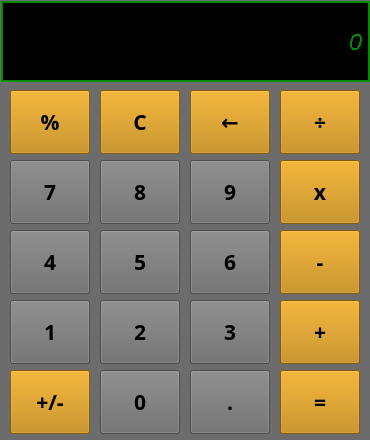
<?xml version="1.0" encoding="UTF-8"?>
<ui version="4.0">
 <class>MainWindow</class>
 <widget class="QMainWindow" name="MainWindow">
  <property name="geometry">
   <rect>
    <x>0</x>
    <y>0</y>
    <width>370</width>
    <height>440</height>
   </rect>
  </property>
  <property name="minimumSize">
   <size>
    <width>370</width>
    <height>440</height>
   </size>
  </property>
  <property name="maximumSize">
   <size>
    <width>370</width>
    <height>440</height>
   </size>
  </property>
  <property name="windowTitle">
   <string>Calculator</string>
  </property>
  <widget class="QWidget" name="centralwidget">
   <property name="styleSheet">
    <string notr="true">background-color: rgb(108, 108, 108);</string>
   </property>
   <widget class="QLabel" name="resultWindow">
    <property name="geometry">
     <rect>
      <x>1</x>
      <y>1</y>
      <width>369</width>
      <height>81</height>
     </rect>
    </property>
    <property name="font">
     <font>
      <family>MS Sans Serif</family>
      <pointsize>17</pointsize>
      <weight>50</weight>
      <italic>true</italic>
      <bold>false</bold>
      <stylestrategy>NoAntialias</stylestrategy>
      <kerning>true</kerning>
     </font>
    </property>
    <property name="styleSheet">
     <string notr="true">color: rgb(0, 141, 0);
background-color: rgb(0, 0, 0);</string>
    </property>
    <property name="frameShape">
     <enum>QFrame::Box</enum>
    </property>
    <property name="frameShadow">
     <enum>QFrame::Plain</enum>
    </property>
    <property name="lineWidth">
     <number>2</number>
    </property>
    <property name="text">
     <string>0</string>
    </property>
    <property name="alignment">
     <set>Qt::AlignRight|Qt::AlignTrailing|Qt::AlignVCenter</set>
    </property>
   </widget>
   <widget class="QPushButton" name="Yuzde">
    <property name="geometry">
     <rect>
      <x>10</x>
      <y>90</y>
      <width>80</width>
      <height>64</height>
     </rect>
    </property>
    <property name="font">
     <font>
      <family>Marcellus</family>
      <pointsize>16</pointsize>
      <weight>75</weight>
      <bold>true</bold>
     </font>
    </property>
    <property name="styleSheet">
     <string notr="true">background-color: rgb(190, 127, 0);</string>
    </property>
    <property name="text">
     <string>%</string>
    </property>
   </widget>
   <widget class="QPushButton" name="clear">
    <property name="geometry">
     <rect>
      <x>100</x>
      <y>90</y>
      <width>80</width>
      <height>64</height>
     </rect>
    </property>
    <property name="font">
     <font>
      <family>Marcellus</family>
      <pointsize>16</pointsize>
      <weight>75</weight>
      <italic>false</italic>
      <bold>true</bold>
     </font>
    </property>
    <property name="styleSheet">
     <string notr="true">background-color: rgb(190, 127, 0);</string>
    </property>
    <property name="text">
     <string>C</string>
    </property>
   </widget>
   <widget class="QPushButton" name="back">
    <property name="geometry">
     <rect>
      <x>190</x>
      <y>90</y>
      <width>80</width>
      <height>64</height>
     </rect>
    </property>
    <property name="font">
     <font>
      <family>Marcellus</family>
      <pointsize>16</pointsize>
      <weight>75</weight>
      <bold>true</bold>
     </font>
    </property>
    <property name="styleSheet">
     <string notr="true">background-color: rgb(190, 127, 0);</string>
    </property>
    <property name="text">
     <string>←</string>
    </property>
   </widget>
   <widget class="QPushButton" name="division">
    <property name="geometry">
     <rect>
      <x>280</x>
      <y>90</y>
      <width>80</width>
      <height>64</height>
     </rect>
    </property>
    <property name="font">
     <font>
      <family>Marcellus</family>
      <pointsize>16</pointsize>
      <weight>75</weight>
      <bold>true</bold>
     </font>
    </property>
    <property name="styleSheet">
     <string notr="true">background-color: rgb(190, 127, 0);</string>
    </property>
    <property name="text">
     <string>÷</string>
    </property>
   </widget>
   <widget class="QPushButton" name="multiplication">
    <property name="geometry">
     <rect>
      <x>280</x>
      <y>160</y>
      <width>80</width>
      <height>64</height>
     </rect>
    </property>
    <property name="font">
     <font>
      <family>Marcellus</family>
      <pointsize>16</pointsize>
      <weight>75</weight>
      <bold>true</bold>
     </font>
    </property>
    <property name="styleSheet">
     <string notr="true">background-color: rgb(190, 127, 0);</string>
    </property>
    <property name="text">
     <string>x</string>
    </property>
   </widget>
   <widget class="QPushButton" name="substraction">
    <property name="geometry">
     <rect>
      <x>280</x>
      <y>230</y>
      <width>80</width>
      <height>64</height>
     </rect>
    </property>
    <property name="font">
     <font>
      <family>Marcellus</family>
      <pointsize>16</pointsize>
      <weight>75</weight>
      <bold>true</bold>
     </font>
    </property>
    <property name="styleSheet">
     <string notr="true">background-color: rgb(190, 127, 0);</string>
    </property>
    <property name="text">
     <string>-</string>
    </property>
   </widget>
   <widget class="QPushButton" name="addition">
    <property name="geometry">
     <rect>
      <x>280</x>
      <y>300</y>
      <width>80</width>
      <height>64</height>
     </rect>
    </property>
    <property name="font">
     <font>
      <family>Marcellus</family>
      <pointsize>16</pointsize>
      <weight>75</weight>
      <bold>true</bold>
     </font>
    </property>
    <property name="styleSheet">
     <string notr="true">background-color: rgb(190, 127, 0);</string>
    </property>
    <property name="text">
     <string>+</string>
    </property>
   </widget>
   <widget class="QPushButton" name="result">
    <property name="geometry">
     <rect>
      <x>280</x>
      <y>370</y>
      <width>80</width>
      <height>64</height>
     </rect>
    </property>
    <property name="font">
     <font>
      <family>Marcellus</family>
      <pointsize>16</pointsize>
      <weight>75</weight>
      <bold>true</bold>
     </font>
    </property>
    <property name="styleSheet">
     <string notr="true">background-color: rgb(190, 127, 0);</string>
    </property>
    <property name="text">
     <string>=</string>
    </property>
   </widget>
   <widget class="QPushButton" name="seven">
    <property name="geometry">
     <rect>
      <x>10</x>
      <y>160</y>
      <width>80</width>
      <height>64</height>
     </rect>
    </property>
    <property name="font">
     <font>
      <family>Marcellus</family>
      <pointsize>16</pointsize>
      <weight>75</weight>
      <bold>true</bold>
     </font>
    </property>
    <property name="text">
     <string>7</string>
    </property>
   </widget>
   <widget class="QPushButton" name="eight">
    <property name="geometry">
     <rect>
      <x>100</x>
      <y>160</y>
      <width>80</width>
      <height>64</height>
     </rect>
    </property>
    <property name="font">
     <font>
      <family>Marcellus</family>
      <pointsize>16</pointsize>
      <weight>75</weight>
      <bold>true</bold>
     </font>
    </property>
    <property name="text">
     <string>8</string>
    </property>
   </widget>
   <widget class="QPushButton" name="nine">
    <property name="geometry">
     <rect>
      <x>190</x>
      <y>160</y>
      <width>80</width>
      <height>64</height>
     </rect>
    </property>
    <property name="font">
     <font>
      <family>Marcellus</family>
      <pointsize>16</pointsize>
      <weight>75</weight>
      <bold>true</bold>
     </font>
    </property>
    <property name="text">
     <string>9</string>
    </property>
   </widget>
   <widget class="QPushButton" name="five">
    <property name="geometry">
     <rect>
      <x>100</x>
      <y>230</y>
      <width>80</width>
      <height>64</height>
     </rect>
    </property>
    <property name="font">
     <font>
      <family>Marcellus</family>
      <pointsize>16</pointsize>
      <weight>75</weight>
      <bold>true</bold>
     </font>
    </property>
    <property name="text">
     <string>5</string>
    </property>
   </widget>
   <widget class="QPushButton" name="six">
    <property name="geometry">
     <rect>
      <x>190</x>
      <y>230</y>
      <width>80</width>
      <height>64</height>
     </rect>
    </property>
    <property name="font">
     <font>
      <family>Marcellus</family>
      <pointsize>16</pointsize>
      <weight>75</weight>
      <bold>true</bold>
     </font>
    </property>
    <property name="text">
     <string>6</string>
    </property>
   </widget>
   <widget class="QPushButton" name="four">
    <property name="geometry">
     <rect>
      <x>10</x>
      <y>230</y>
      <width>80</width>
      <height>64</height>
     </rect>
    </property>
    <property name="font">
     <font>
      <family>Marcellus</family>
      <pointsize>16</pointsize>
      <weight>75</weight>
      <bold>true</bold>
     </font>
    </property>
    <property name="text">
     <string>4</string>
    </property>
   </widget>
   <widget class="QPushButton" name="one">
    <property name="geometry">
     <rect>
      <x>10</x>
      <y>300</y>
      <width>80</width>
      <height>64</height>
     </rect>
    </property>
    <property name="font">
     <font>
      <family>Marcellus</family>
      <pointsize>16</pointsize>
      <weight>75</weight>
      <bold>true</bold>
     </font>
    </property>
    <property name="text">
     <string>1</string>
    </property>
   </widget>
   <widget class="QPushButton" name="sign">
    <property name="geometry">
     <rect>
      <x>10</x>
      <y>370</y>
      <width>80</width>
      <height>64</height>
     </rect>
    </property>
    <property name="font">
     <font>
      <family>Marcellus</family>
      <pointsize>16</pointsize>
      <weight>75</weight>
      <bold>true</bold>
     </font>
    </property>
    <property name="styleSheet">
     <string notr="true">background-color: rgb(190, 127, 0);</string>
    </property>
    <property name="text">
     <string>+/-</string>
    </property>
   </widget>
   <widget class="QPushButton" name="two">
    <property name="geometry">
     <rect>
      <x>100</x>
      <y>300</y>
      <width>80</width>
      <height>64</height>
     </rect>
    </property>
    <property name="font">
     <font>
      <family>Marcellus</family>
      <pointsize>16</pointsize>
      <weight>75</weight>
      <bold>true</bold>
     </font>
    </property>
    <property name="text">
     <string>2</string>
    </property>
   </widget>
   <widget class="QPushButton" name="zero">
    <property name="geometry">
     <rect>
      <x>100</x>
      <y>370</y>
      <width>80</width>
      <height>64</height>
     </rect>
    </property>
    <property name="font">
     <font>
      <family>Marcellus</family>
      <pointsize>16</pointsize>
      <weight>75</weight>
      <bold>true</bold>
     </font>
    </property>
    <property name="text">
     <string>0</string>
    </property>
   </widget>
   <widget class="QPushButton" name="dot">
    <property name="geometry">
     <rect>
      <x>190</x>
      <y>370</y>
      <width>80</width>
      <height>64</height>
     </rect>
    </property>
    <property name="font">
     <font>
      <family>Marcellus</family>
      <pointsize>16</pointsize>
      <weight>75</weight>
      <bold>true</bold>
     </font>
    </property>
    <property name="text">
     <string>.</string>
    </property>
   </widget>
   <widget class="QPushButton" name="three">
    <property name="geometry">
     <rect>
      <x>190</x>
      <y>300</y>
      <width>80</width>
      <height>64</height>
     </rect>
    </property>
    <property name="font">
     <font>
      <family>Marcellus</family>
      <pointsize>16</pointsize>
      <weight>75</weight>
      <bold>true</bold>
     </font>
    </property>
    <property name="text">
     <string>3</string>
    </property>
   </widget>
  </widget>
 </widget>
 <resources/>
 <connections/>
</ui>
